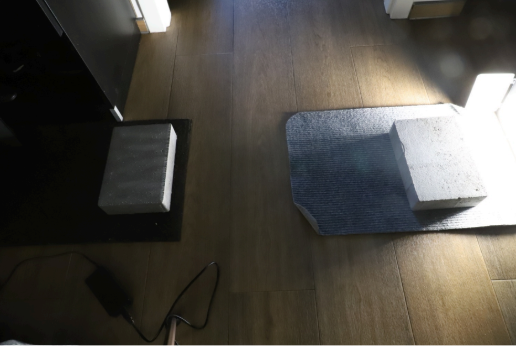
#> input picture example.png, 516 x 346 px
$ python interaktywneINterfejsDoAnalizy.py
#> lines starting #> are read from the running program, lines starting #| are printed output that depends on the picture; after the words box and inside, x2 and y2 are one past the last pixel; in counts of white or black regions, pixels touching at a corner belong together
import cv2
import numpy as np

img = cv2.imread('example.png', cv2.IMREAD_GRAYSCALE)
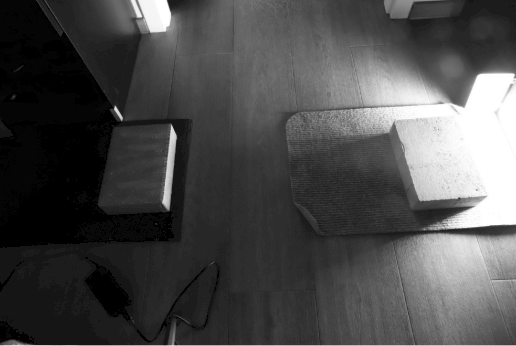
#> img: shape (346, 516); min 0, max 255, mean 74.9

def update(val):
#> called with val = 0
    block_size = cv2.getTrackbarPos('blockSize', 'Adaptive Threshold')
    C = cv2.getTrackbarPos('C', 'Adaptive Threshold') - 20

    if block_size % 2 == 0:
        block_size += 1
    if block_size < 3:
        block_size = 3

    thresh = cv2.adaptiveThreshold(img, 255, cv2.ADAPTIVE_THRESH_GAUSSIAN_C,
                                   cv2.THRESH_BINARY, block_size, C)
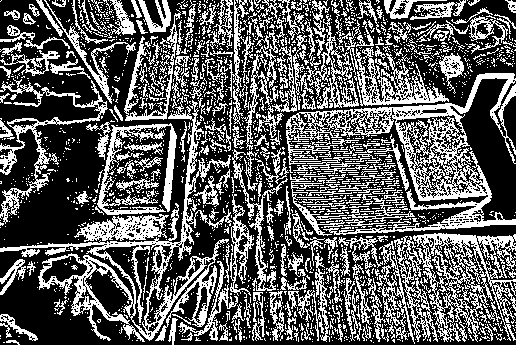
#> thresh: shape (346, 516); 36.8% white in thin lines or dots
    cv2.imshow('Adaptive Threshold', thresh)

cv2.namedWindow('Adaptive Threshold')
cv2.createTrackbar('blockSize', 'Adaptive Threshold', 11, 51, update)
cv2.createTrackbar('C', 'Adaptive Threshold', 20, 40, update)  # suwak od 0 do 40 -> -20 do 20

update(0)

cv2.waitKey(0)
cv2.destroyAllWindows()
